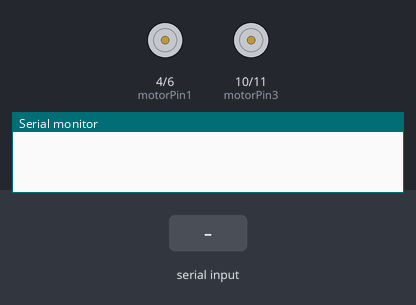
Recording of a sketch running on a simulated Arduino Uno, built with avr-gcc and run on an emulated ATmega328P. Shown: motor-driver pin pairs drawn as motors (green arrow = first pin HIGH = forward, orange = second pin HIGH = backward, longer = more drive), the last lines printed to the serial monitor. The test bench sets the inputs (shaded band). No radio packets arrive unless stated.

Above: at 1.2 s.
1.3 s: "F" received over Serial
At 2.5 s:
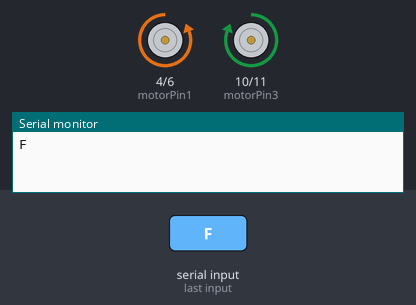
2.8 s: "R" received over Serial
At 3.7 s:
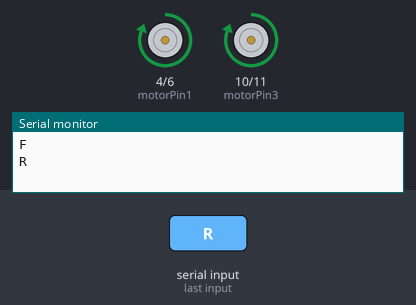
4.3 s: "L" received over Serial
At 4.9 s:
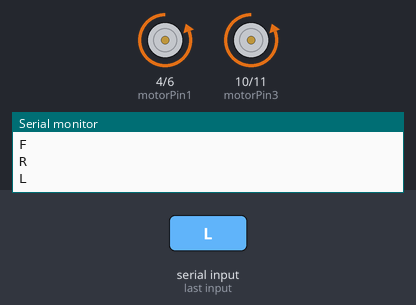
5.8 s: "G" received over Serial
At 7.2 s:
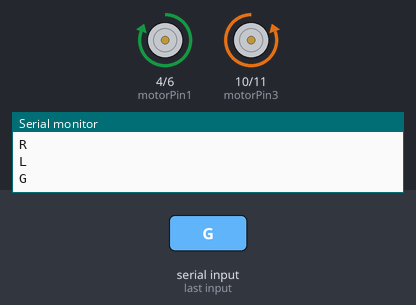
Timing chart, 0 to 8.3 s (numbered marks = the images above; inputs shaded):
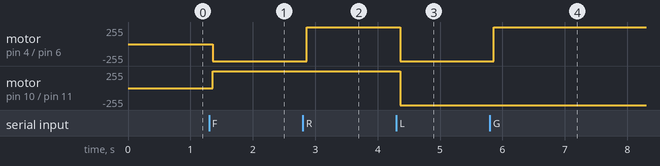

The sketch:

rf_master.ino
```cpp
//   C++ Codes on Arduino IDE    //
//     Bluetooth-based Rover     //
//  Digital Twin with RF-Module  //
//   Transmitter-Master Rover    //

#include <Wire.h>
#include <VirtualWire.h>

// Setting up some variables
const int motorPin1 = 4;   // Green colour / Represents backward (alone & backward) right
const int motorPin2 = 6;   // Orange colour / Represents forward (alone & forward) left
const int motorPin3 = 10;  // Yellow color / Represents forward (alone & forward) right
const int motorPin4 = 11;  // Blue colour / Represents backward (alone & reverse) left
// Can change depending on how circuit is made and wiring is done
const int RfTxPin = 3;

// For RF Transmitter
char *data;

char input;  // Stores the input coming from the Bluetooth

void setup() {
  Serial.begin(9600);
  // Setting all the input and the output pins
  pinMode(motorPin1, OUTPUT);
  pinMode(motorPin2, OUTPUT);
  pinMode(motorPin3, OUTPUT);
  pinMode(motorPin4, OUTPUT);
  vw_set_tx_pin(RfTxPin);
  vw_setup(2000);

  stop();
}

void loop() {
  // Taking the Bluetooth command
  if (Serial.available()) {
    input = Serial.read();
    Serial.println(input);

    if (input == 'F') {
      data = "f";
      vw_send((uint8_t *)data, strlen(data));
      vw_wait_tx();

      forward();
    } else if (input == 'R') {
      data = "r";
      vw_send((uint8_t *)data, strlen(data));
      vw_wait_tx();

      right();
    } else if (input == 'L') {
      data = "l";
      vw_send((uint8_t *)data, strlen(data));
      vw_wait_tx();

      left();
    } else if (input == 'G') {
      data = "g";
      vw_send((uint8_t *)data, strlen(data));
      vw_wait_tx();

      backward();
    } else if (input == 'S') {
      data = "s";
      vw_send((uint8_t *)data, strlen(data));
      vw_wait_tx();

      stop();
    }
  }
}

void forward() {
  digitalWrite(motorPin1, LOW);
  digitalWrite(motorPin2, HIGH);
  digitalWrite(motorPin3, HIGH);
  digitalWrite(motorPin4, LOW);
}

void stop() {
  digitalWrite(motorPin1, LOW);
  digitalWrite(motorPin2, LOW);
  digitalWrite(motorPin3, LOW);
  digitalWrite(motorPin4, LOW);
}

void backward() {
  digitalWrite(motorPin1, HIGH);
  digitalWrite(motorPin2, LOW);
  digitalWrite(motorPin3, LOW);
  digitalWrite(motorPin4, HIGH);
}

void left() {
  digitalWrite(motorPin1, LOW);
  digitalWrite(motorPin2, HIGH);
  digitalWrite(motorPin3, LOW);
  digitalWrite(motorPin4, HIGH);
}

void right() {
  digitalWrite(motorPin1, HIGH);
  digitalWrite(motorPin2, LOW);
  digitalWrite(motorPin3, HIGH);
  digitalWrite(motorPin4, LOW);
}
```

Measured:
- after the input at 1.3 s, motor on pin 4 (motorPin1) / pin 6 (motorPin2): stopped → backward 255/255 after 0.06 s; motor on pin 10 (motorPin3) / pin 11 (motorPin4): stopped → forward 255/255 after 0.06 s
- after the input at 2.8 s, motor on pin 4 (motorPin1) / pin 6 (motorPin2): backward 255/255 → forward 255/255 after 0.06 s
- after the input at 4.3 s, motor on pin 4 (motorPin1) / pin 6 (motorPin2), motor on pin 10 (motorPin3) / pin 11 (motorPin4): forward 255/255 → backward 255/255 after 0.06 s
- after the input at 5.8 s, motor on pin 4 (motorPin1) / pin 6 (motorPin2): backward 255/255 → forward 255/255 after 0.06 s
